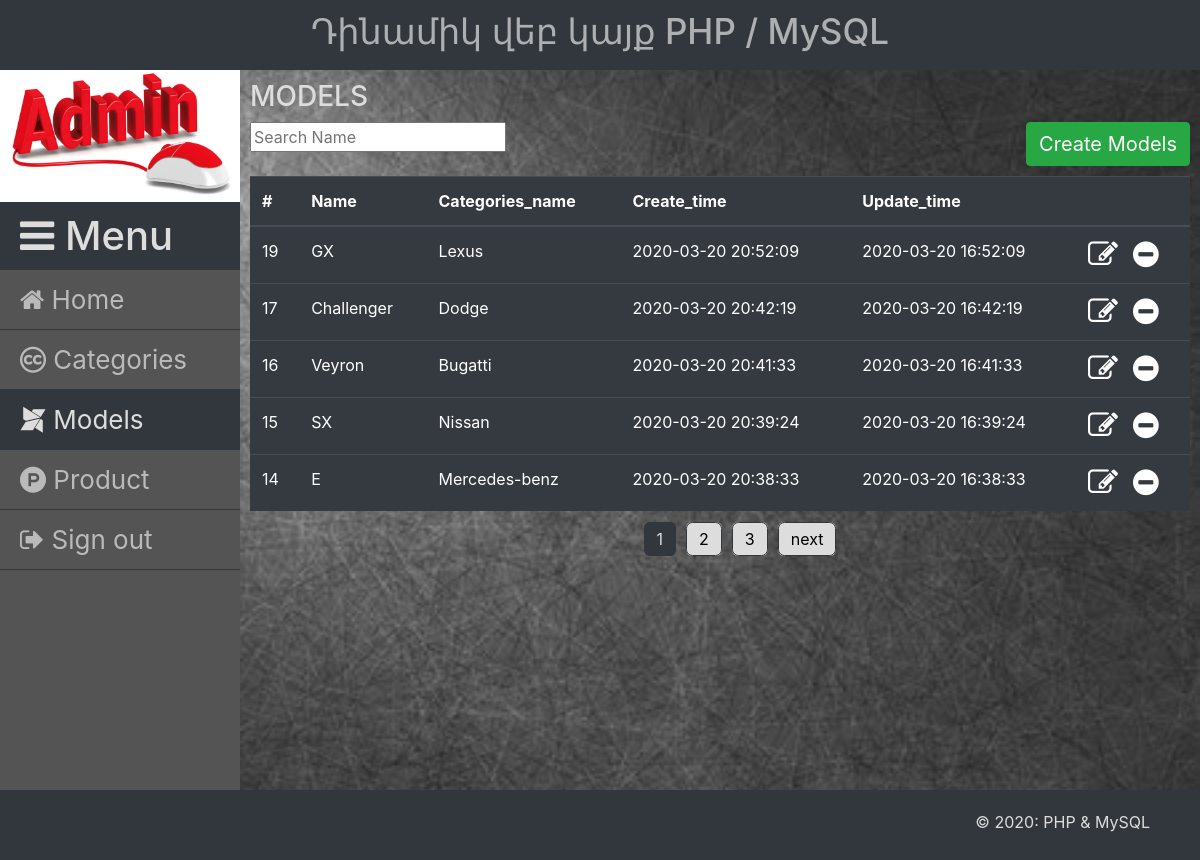
The page /admin.php?models=models on the database its author committed.
### tables this page shows
CREATE TABLE `models` (
  `id` int(11) NOT NULL,
  `name` varchar(255) DEFAULT NULL,
  `categories_id` int(11) DEFAULT NULL,
  `create_time` datetime DEFAULT NULL,
  `update_time` timestamp NULL DEFAULT NULL ON UPDATE current_timestamp()
);

CREATE TABLE `categories` (
  `id` int(11) NOT NULL,
  `name` varchar(255) DEFAULT NULL,
  `create_time` datetime DEFAULT NULL,
  `update_time` timestamp NULL DEFAULT NULL ON UPDATE current_timestamp()
);

### page/models/models.php (the view, shortened to what this page needs)
<?php
require 'connect/connect.php';
$models_count = $conn->prepare("SELECT * FROM `models`");
$models_count->execute();
$count = $models_count->rowCount();
$page_rows = 5;
$list = ceil($count/$page_rows);
$pn = 1;
$pagination_link = '';
if ($list != 1){
    $pagination_link .= '<a class="pn active">'.$pn.'</a>';
    for ($i = $pn + 1; $i <= $list; $i++){
        $pagination_link .= '<a href="?models=models&pn='.$i.'" class="pn">'.$i.'</a>';
        if ($i >= $pn + 2){
            break;
        }
    }
    if ($pn != $list){
        $next = $pn + 1;
        $pagination_link .= '<a href="?models=models&pn='.$next.'" class="pn">next</a>';
    }
}
$limit = 'LIMIT '.($pn - 1) * $page_rows.','.$page_rows;
$models_category = $conn->query("SELECT `mod`.*, `cat`.`name` as `cat_name`
FROM `models` AS `mod`
         LEFT JOIN `categories` AS `cat`
                   ON `mod`.`categories_id` = `cat`.`id` ORDER BY `id` DESC $limit");
$models_category->execute();
$arrModelsCategory = $models_category->fetchAll(PDO::FETCH_ASSOC);
?>
<div class="page_contents">
    <h3>MODELS</h3>
    <input type="text" placeholder="Search Name" class="search">
    <a href="?models=models_insert_form" class='btn btn-success create_new'>Create Models</a>
    <table class="table table-hover table-dark">
        <thead>
        <tr>
            <th>#</th>
            <th>Name</th>
            <th>Categories_name</th>
            <th>Create_time</th>
            <th>Update_time</th>
            <th></th>
        </tr>
        </thead>
        <tbody id="tbody">
        <?php foreach ($arrModelsCategory as $item): ?>
            <tr class="remove">
                <td><?= $item['id'] ?></td>
                <td><?= $item['name'] ?></td>
                <td><?= $item['cat_name'] ?></td>
                <td><?= $item['create_time'] ?></td>
                <td><?= $item['update_time'] ?></td>
                <td>
                    <a href="?models=models_update_form&id=<?= $item['id'] ?>&categories_id=<?= $item['categories_id'] ?>" class="edit"><i class="fa fa-pencil-square-o" aria-hidden="true"></i></a>
                    <a class="delete_models delete"><i class="fa fa-minus-circle" aria-hidden="true"></i></a>
                </td>
            </tr>
        <?php endforeach; ?>
        </tbody>
    </table>
    <div class="pagination">
        <ul>
            <li class="page_href"><?= $pagination_link ?></li>
        </ul>
    </div>
</div>

### admin.php (shortened to what this page needs)
<?php
if (isset($_GET['categories']) && file_exists('page/categories/'.$_GET['categories'].'.php')){
    $page = 'categories/'.$_GET['categories'];
}elseif (isset($_GET['models']) && file_exists('page/models/'.$_GET['models'].'.php')){
    $page = 'models/'.$_GET['models'];
}elseif (isset($_GET['product']) && file_exists('page/product/'.$_GET['product'].'.php')){
    $page = 'product/'.$_GET['product'];
}else{
    $page = 'home';
}
?>
<!doctype html>
<html lang="en">
<head>
    <link rel="stylesheet" href="https://stackpath.bootstrapcdn.com/bootstrap/4.4.1/css/bootstrap.min.css">
    <link href='https://stackpath.bootstrapcdn.com/font-awesome/4.7.0/css/font-awesome.min.css' rel='stylesheet'
>
    <link rel="stylesheet" href="css/style.css">
    <link rel="stylesheet" href="https://cdnjs.cloudflare.com/ajax/libs/jquery-confirm/3.3.2/jquery-confirm.min.css">
</head>
<body>
<div id="wrapper">
    <div id="header">
        <h1>Դինամիկ վեբ կայք PHP / MySQL</h1>
    </div>
    <div id="container">
        <div id="side">
            <div>
                <img class="img" src="img/admin.png" alt="admin-login">
            </div>
            <h1><i class="fa fa-bars" aria-hidden="true"></i> Menu</h1>
            <ul>
                <li><a href="admin.php" <?php if ($page == 'home'){ ?> class="active" <?php } ?>><i class="fa fa-home" aria-hidden="true"></i> Home</a></li>
                <li><a href="?categories=categories" <?php if ($page == 'categories/categories'){ ?> class="active" <?php } ?>><i class="fa fa-creative-commons" aria-hidden="true"></i> Categories</a></li>
                <li><a href="?models=models" <?php if ($page == 'models/models'){ ?> class="active" <?php } ?>><i class="fa fa-modx" aria-hidden="true"></i> Models</a></li>
                <li><a href="?product=product" <?php if ($page == 'product/product'){ ?> class="active" <?php } ?>><i class="fa fa-product-hunt" aria-hidden="true"></i> Product</a></li>
                <li><a href="logout.php"><i class="fa fa-sign-out" aria-hidden="true"></i> Sign out</a></li>
            </ul>
        </div>
        <div id="content">
            <?php require_once('page/'.$page.'.php'); ?>
        </div>
    </div>
    <div id="footer">
        <span>&#169; 2020: PHP &#38; MySQL</span>
    </div>
</div>
</body>
</html>

### css/style.css (style rules this page uses)
#wrapper { width: 100%; background-color: #e5e5e6; background-image: url("../img/backgraund.jpg"); background-repeat: no-repeat; background-size: 100%, 100%; }
#header { height: 70px; background: #32373d; }
#container { overflow: hidden; }
#side { float: left; width: 20%; background: #545454; height: 90vh; }
#content { width: 80%; float: right; height: auto; }
#footer { height: 70px; background: #32373d; padding-top: 20px; }
#footer span { color: #ddd; float: right; margin-right: 50px; }
#header h1 { text-align: center; color: rgba(255, 255, 255, 0.6); font-size: 35px; margin: 0; padding-top: 10px; }
#side .img { width: 100%; }
#side h1 { margin: 0; padding: 10px 20px; background: #32373d; color: #ddd; }
#side ul { display: contents; }
#side ul li a { display: block; padding: 10px 20px; border-bottom: 1px solid #32373d; font-size: 26px; text-decoration: none; color: rgba(255, 255, 255, 0.6); }
#side ul li a.active { color: #ddd; background: #32373d; }
.page_contents { padding: 10px; }
.page_contents h3 { color: #ddd; }
.create_new { font-size: 20px; float: right; margin-bottom: 10px; }
.page_contents .edit { float: left; margin-right: 15px; }
.page_contents .edit i { font-size: 30px; color: #fff; }
.page_contents .delete i { font-size: 30px; cursor: pointer; }
.pagination { text-align: center; display: block; }
.pagination ul li { display: inline; padding-left: 0; }
.pagination a.pn { background-color: #ddd; border: solid 1px #32373d; border-radius: 0.4rem; text-decoration: none; text-align: center; padding: 6px 12px; color: #000; margin: 0 5px; }
.pagination a.pn.active { background: #32373d; color: #ddd; }

### rows shown on the page
models: id "19", name "GX", categories.name "Lexus", create_time "2020-03-20 20:52:09", update_time "2020-03-20 16:52:09"
models: id "17", name "Challenger", categories.name "Dodge", create_time "2020-03-20 20:42:19", update_time "2020-03-20 16:42:19"
models: id "16", name "Veyron", categories.name "Bugatti", create_time "2020-03-20 20:41:33", update_time "2020-03-20 16:41:33"
models: id "15", name "SX", categories.name "Nissan", create_time "2020-03-20 20:39:24", update_time "2020-03-20 16:39:24"
models: id "14", name "E", categories.name "Mercedes-benz", create_time "2020-03-20 20:38:33", update_time "2020-03-20 16:38:33"

### other values the page prints
$pn "1"
